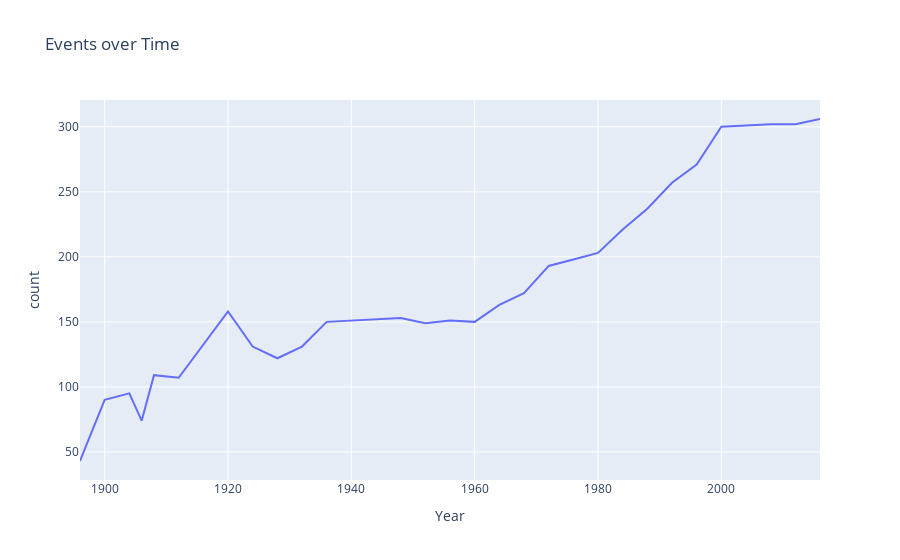

Notebook code cell kept with this figure:
### Code cell
import plotly.express as px

fig = px.line(events_year, x="Year", y="count", title='Events over Time')
fig.show()

### Figure 1 — Plotly figure (JSON) as saved in the notebook; plotly's stock layout.template omitted (floating-point values rounded to 4 significant figures)
{"data": [{"hovertemplate": "Year=%{x}<br>count=%{y}<extra></extra>", "legendgroup": "", "line": {"color": "#636efa", "dash": "solid"}, "marker": {"symbol": "circle"}, "mode": "lines", "name": "", "orientation": "v", "showlegend": false, "type": "scatter", "x": [1896, 1900, 1904, 1906, 1908, 1912, 1920, 1924, 1928, 1932, 1936, 1948, 1952, 1956, 1960, 1964, 1968, 1972, 1976, 1980, 1984, 1988, 1992, 1996, 2000, 2004, 2008, 2012, 2016], "xaxis": "x", "y": [43, 90, 95, 74, 109, 107, 158, 131, 122, 131, 150, 153, 149, 151, 150, 163, 172, 193, 198, 203, 221, 237, 257, 271, 300, 301, 302, 302, 306], "yaxis": "y"}], "layout": {"autosize": true, "legend": {"tracegroupgap": 0}, "title": {"text": "Events over Time"}, "xaxis": {"anchor": "y", "autorange": true, "domain": [0, 1], "range": [1896, 2016], "title": {"text": "Year"}, "type": "linear"}, "yaxis": {"anchor": "x", "autorange": true, "domain": [0, 1], "range": [28.39, 320.6], "title": {"text": "count"}, "type": "linear"}}}
